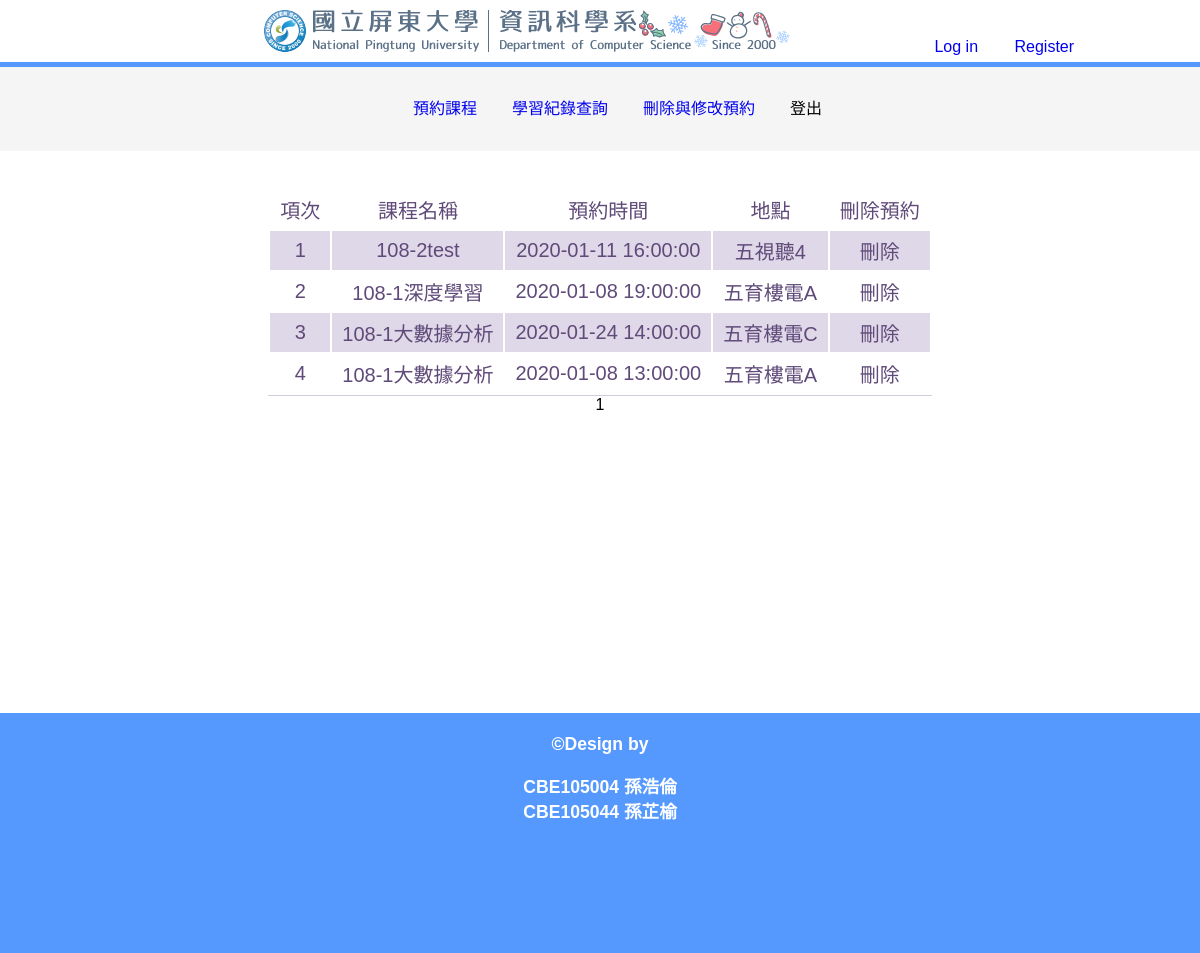
The app's page /ModRes.php (signed in) with its own data.
### tables this page shows
CREATE TABLE `seats` (
  `no` int(11) NOT NULL,
  `ID` varchar(50) NOT NULL,
  `cname` varchar(50) NOT NULL,
  `time` datetime NOT NULL,
  `place` varchar(50) NOT NULL,
  `valid` int(11) NOT NULL
);

### ModRes.php (the view, shortened to what this page needs)
<!DOCTYPE html>
<html>
<head>
<link rel=stylesheet type="text/css" href="mycss3.css">
</head>
<body>
<?php
    $link = mysqli_connect("localhost", "root", "nptu", "db_ta");
	mysqli_query($link, 'SET NAMES utf8');
?>
<div class="pageHead">
		<img src="img/logoTitle.png" id="logoPic">
		<a href="login.php" id="login">Log in</a>
		<a href="register.php" id="register">Register</a>
</div>
	<div id="menubar">
<div class="nav_area">
    <div class="nav">
	    <ul>
		    <li><a href="reserve.php">預約課程</a></li>
			<li><a href="list.php">學習紀錄查詢</a></li>
			<li><a href="ModRes.php">刪除與修改預約</a></li>
			<li onclick="logout()" style="cursor: pointer;">登出</li>
		</ul>
     </div>
</div>
	</div>
<div class="constraint">
    <div class="DivClass2">
	    <?php
		    $records_per_page = 5;
			if(isset($_GET["Pages"])){
				$pages = $_GET["Pages"];
			}else{
				$pages = 1;
			}
		    $sql = "select cname, time, place from seats where ID = \"" . $_SESSION["ID"] . "\" and valid = 1 order by cname desc, time desc";
			$result = mysqli_query($link, $sql);
			$num = mysqli_num_fields($result);
			$records_amount = mysqli_num_rows($result);
			$total_pages = ceil($records_amount/$records_per_page);
			$offset = ($pages - 1) * $records_per_page;
			mysqli_data_seek($result, $offset);
			$total = $offset + 1;
			$j = 1;
			echo "<table class=\"Table\">";
			echo "<tr><td>項次</td><td>課程名稱</td><td>預約時間</td><td>地點</td><td>刪除預約</td></tr>";
			while($row = mysqli_fetch_array($result) and $j <= $records_per_page){
				echo "<tr>";
				for($i = 0; $i < $num; $i++){
					if($i == 0){
					    echo "<td>" . (string)($total) . "</td>";
					}
					echo "<td>" . $row[$i] . "</td>";
				}
				echo "<td><a style=\"cursor: pointer;\" onclick=\"del('" . $_SESSION["ID"] . "'," . (string)($total) .")\">刪除</a></td></tr>";
				$total++;
				$j++;
			}
			echo "</table>";
			for($i = 1; $i <= $total_pages; $i++){
				if($i != $pages){
					echo "<a href='ModRes.php?Pages=" . $i . "'>" . $i . "</a>";
				}
				else{
					echo $i . "";
				}
			}
		?>
	</div>
</div>
	<div id="pageBottom">
		<div>
			<br>©Design by
			<p>CBE105004 孫浩倫<br>CBE105044 孫芷榆</p>
		</div>
	</div>
</body>
</html>

### mycss3.css (style rules this page uses)
body { margin: 0; padding: 0; font-family: 微軟正黑體, Arial; }
a { text-decoration:none; }
.pageHead { padding-bottom: 10px; padding-top: 10px; background-color: white; width: 100%; height: 42px; }
.pageHead a { padding: 6px 16px; }
#logoPic { position: relative; left: 22%; width: 530px; height: 42px; }
#register { position: relative; left: 32%; }
#login { position: relative; left: 32%; }
#menubar { height: 46px; width: 100%; background-color: #F5F5F5; border-top: 5px solid; border-top-color: #5599FF; }
#pageBottom { height: 30%; width: 100%; background-color: #5599FF; color: #FFF; font-size: 1.1rem; text-align: center; clear: both; font-weight: bold; }

### ModRes.php (style rules this page uses)
html { height : 100%; }
body { height : 100%; }
.DivClass2 { height:75%; width:100%; float:left; margin: 0 auto; display:inline-block; align-items:center; justify-content:center; vertical-align: middle; text-align: center; }
.nav_area { background-color: #f5f5f5; margin: 0 auto; padding: 10px 0 10px 0; overflow: hidden; }
.nav { position: relative; margin: 0 auto; max-width: 800px; display:flex; align-items:center; justify-content:center; }
.constraint { height : 75%; position: relative; margin: 0 auto; max-width: 800px; display:flex; align-items:center; justify-content:center; }
.nav ul { float: left; }
.nav li { margin: 0 20px 0 15px; font-size: 1rem; line-height: 2rem; float: left; }
ul, ul li { margin: 0; padding: 0; list-style: none; }
ul { display: block; list-style-type: disc; margin-block-start: 1em; margin-block-end: 1em; margin-inline-start: 0px; margin-inline-end: 0px; padding-inline-start: 40px; }
li { display: list-item; text-align: -webkit-match-parent; }
a { text-decoration : none; }
.Table tr { border-top-width: 1px; border-top-style: solid; border-top-color: rgb(211, 202, 221); }
.Table { border-bottom-width: 1px; border-bottom-style: solid; border-bottom-color: rgb(211, 202, 221); margin: 0 auto; text-align:center; }
.Table td, .Table th { padding: 5px 10px; font-size: 20px; font-family: 微軟正黑體, Arial; color: rgb(95, 74, 121); }
.Table tr:nth-child(even) { background: rgb(223, 216, 232) }
.Table tr:nth-child(odd) { background: #FFF }

### records on screen
seats: cname "108-2test", time "2020-01-11 16:00:00", place "五視聽4"
seats: cname "108-1深度學習", time "2020-01-08 19:00:00", place "五育樓電A"
seats: cname "108-1大數據分析", time "2020-01-24 14:00:00", place "五育樓電C"
seats: cname "108-1大數據分析", time "2020-01-08 13:00:00", place "五育樓電A"
